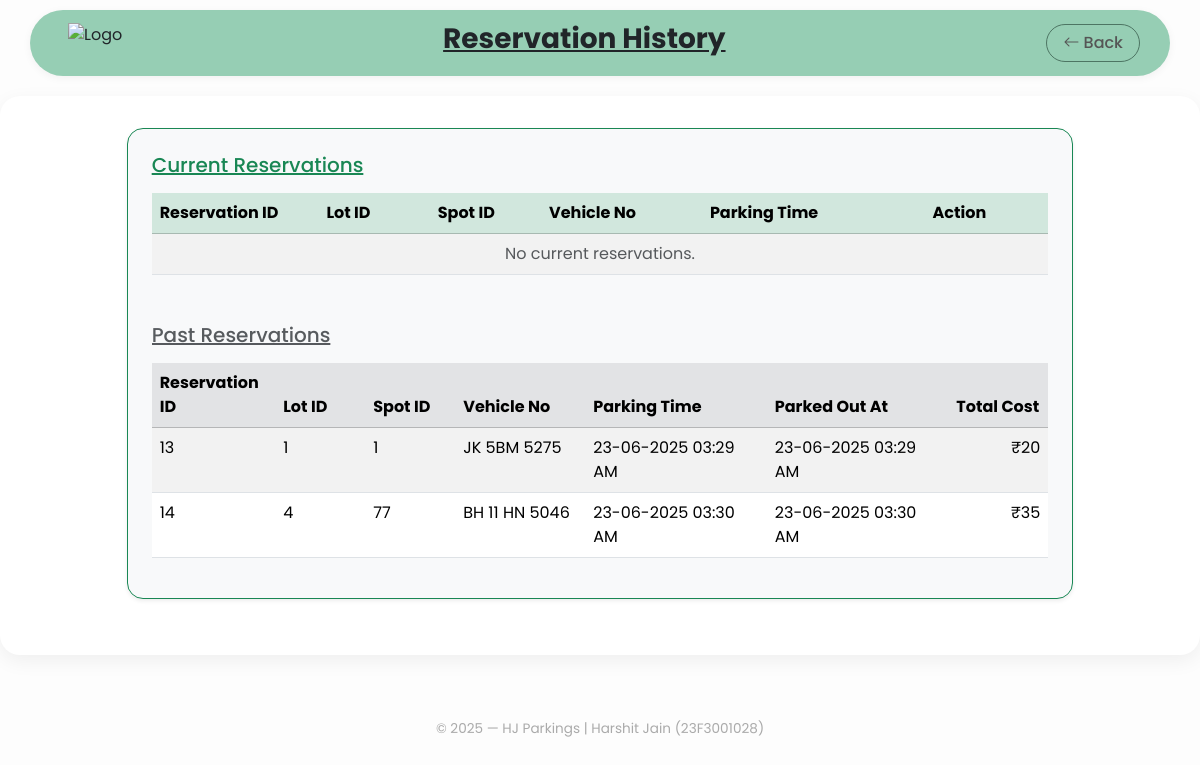
Page /reservation (signed in) on the earlier database version.
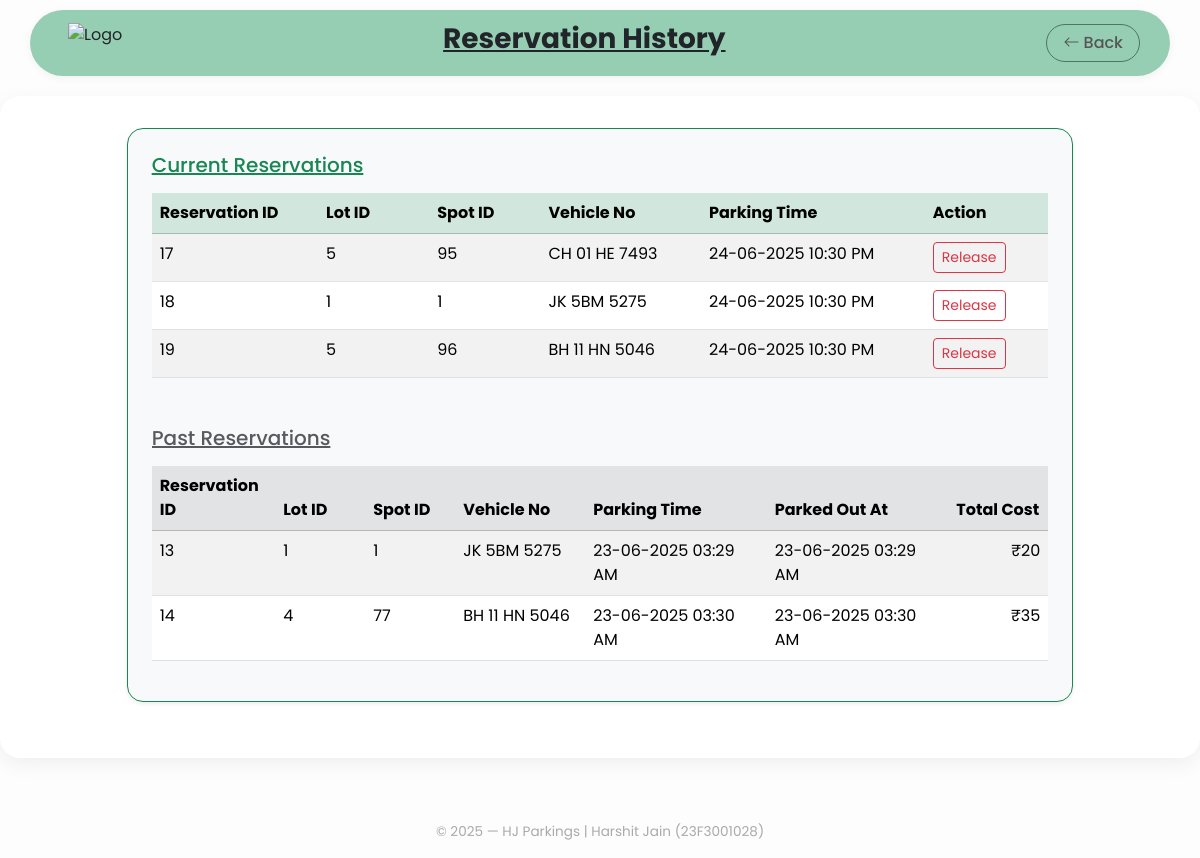
Same page on the later database version.
### app/models/reservation.py (models this page shows)
class reservation(db.Model):
    __tablename__ = 'reservation'
    reservation_id = db.Column(db.Integer, primary_key=True, autoincrement=True)
    spot_id = db.Column(db.Integer, db.ForeignKey('parking_spot.spot_id', ondelete='RESTRICT', onupdate='CASCADE'), nullable=False)
    lot_id = db.Column(db.Integer, db.ForeignKey('parking_lot.lot_id', ondelete='RESTRICT', onupdate='CASCADE'), nullable=False)
    user_email = db.Column(db.String(100), db.ForeignKey('client.email', ondelete='RESTRICT', onupdate='CASCADE'), nullable=False)
    parking_time = db.Column(db.DateTime, nullable=False)
    leaving_time = db.Column(db.DateTime)
    vehicle_no = db.Column(db.String(20), nullable=False)
    total_cost = db.Column(db.Integer)
    status = db.Column(db.String(20), default='active')  # values: 'active', 'deleted'
    lot = db.relationship('parking_lot', backref='reservations')
    spot = db.relationship('parking_spot', backref='reservations')
    client = db.relationship('client', backref='reservations')

### app/routes/client.py (the view)
@client_bp.route('/reservation')
@user_authentication
def reservations():
    user_email = session.get('user')
    new_reservations = reservation.query.filter_by(status='active', user_email=user_email).all()
    old_reservations = reservation.query.filter_by(status='deleted', user_email=user_email).all()
    return render_template('client/reservations.html', new=new_reservations, old=old_reservations)

### app/routes/client.py (called while the page is built)
def user_authentication(f):
    @wraps(f)
    def decorated_function(*args, **kwargs):
        if 'user' not in session:
            return redirect(url_for('auth.login'))
        return f(*args, **kwargs)
    return decorated_function

### app/templates/client/reservations.html (shortened to what this page needs)
{% extends "client/base.html" %}
{% block back %} {{ url_for('client.dashboard') }}{%endblock%}
{% block heading %} Reservation History {% endblock %}
{% block content %}
<div class="container col-lg-10 mb-4 border border-success rounded-4 shadow-sm p-4 bg-light">
    <h5 class="mb-3 text-success"><u>Current Reservations</u></h5>
    <div class="table-responsive">
    <table class="table table-striped table-hover w-100">
        <thead class="table-success">
            <tr>
            <th style="min-width: 120px;">Reservation ID</th>
            <th style="min-width: 90px;">Lot ID</th>
            <th style="min-width: 90px;">Spot ID</th>
            <th style="min-width: 130px;">Vehicle No</th>
            <th style="min-width: 180px;">Parking Time</th>
            <th style="min-width: 100px;">Action</th>
            </tr>
        </thead>
        <tbody>
            {% for res in new %}
            <tr>
                <td>{{ res.reservation_id }}</td>
                <td>{{ res.lot_id }}</td>
                <td>{{ res.spot_id }}</td>
                <td>{{ res.vehicle_no }}</td>
                <td>{{ res.parking_time.strftime('%d-%m-%Y %I:%M %p') }}</td>
                <td>
                    <a href="{{ url_for('client.release', reservation_id=res.reservation_id) }}" class="btn btn-outline-danger btn-sm">Release</a>
                </td>
            </tr>
            {% else %}
            <tr>
                <td colspan="6" class="text-center text-muted">No current reservations.</td>
            </tr>
            {% endfor %}
        </tbody>
    </table>
    <h5 class="mt-5 mb-3 text-muted"><u>Past Reservations</u></h5>
    <table class="table table-striped table-hover">
        <thead class="table-secondary">
            <tr>
            <th style="min-width: 120px;">Reservation ID</th>
            <th style="min-width: 90px;">Lot ID</th>
            <th style="min-width: 90px;">Spot ID</th>
            <th style="min-width: 130px;">Vehicle No</th>
            <th style="min-width: 180px;">Parking Time</th>
            <th style="min-width: 180px;">Parked Out At</th>
            <th style="min-width: 100px;">Total Cost</th>
            </tr>
        </thead>
        <tbody>
            {% for res in old %}
            <tr>
                <td>{{ res.reservation_id }}</td>
                <td>{{ res.lot_id }}</td>
                <td>{{ res.spot_id }}</td>
                <td>{{ res.vehicle_no }}</td>
                <td>{{ res.parking_time.strftime('%d-%m-%Y %I:%M %p') }}</td>
                <td>{{ res.leaving_time.strftime('%d-%m-%Y %I:%M %p') }}</td>
                <td class="text-end">&#8377;{{ res.total_cost }}</td>
            </tr>
            {% else %}
            <tr>
                <td colspan="7" class="text-center text-muted">No past reservations found.</td>
            </tr>
            {% endfor %}
        </tbody>
    </table>
    </div>
</div>
{% endblock %}

### app/templates/client/base.html (shortened to what this page needs)
<!DOCTYPE html>
<html lang="en">
<head>
    <link href="https://cdn.jsdelivr.net/npm/bootstrap@5.3.6/dist/css/bootstrap.min.css" rel="stylesheet">
    <link href="https://cdn.jsdelivr.net/npm/bootstrap-icons@1.10.5/font/bootstrap-icons.css" rel="stylesheet">
</head>
<body>
    <div class="client-nav">
        <img src="{{ url_for('static', filename='images/logo.png') }}" alt="Logo" class="client-logo ms-2">
        <h3><b><u>{% block heading %}Page Title{% endblock %}</u></b></h3>
        <a href="{% block back %} url_for('client.dashboard') {%endblock%}" class="back-button">
            <i class="bi bi-arrow-left"></i> Back
        </a>
    </div>
    <div class="section-box">
{% block content %}{% endblock %}
    </div>
    <footer>
        &copy; 2025 — HJ Parkings | Harshit Jain (23F3001028)
    </footer>
</body>
</html>

### app/templates/client/base.html (style rules this page uses)
body { font-family: 'Poppins', sans-serif; background-color: #fdfdfd; }
.client-nav { background-color: #96ceb4; border-radius: 50px; padding: 12px 30px; margin: 10px auto 20px auto; width: 95%; box-shadow: 0 2px 8px rgba(0,0,0,0.05); display: flex; justify-content: space-between; align-items: center; }
.client-logo { height: 40px; }
.back-button { color: #555; font-weight: 500; text-decoration: none; padding: 6px 16px; border: 1px solid #4d7563; border-radius: 30px; transition: 0.2s ease-in-out; }
.section-box { background-color: #ffffff; border-radius: 20px; padding: 2rem; max-width: 1200px; margin: 0 auto; box-shadow: 0 6px 20px rgba(0, 0, 0, 0.06); }
footer { text-align: center; font-size: 0.85rem; color: #aaa; padding: 1rem; margin-top: 3rem; }

Differences in the rows shown:
added reservation: reservation_id "17", lot_id "5", spot_id "95", vehicle_no "CH 01 HE 7493", parking_time "24-06-2025 10:30 PM", shown under "Current Reservations"
added reservation: reservation_id "18", lot_id "1", spot_id "1", vehicle_no "JK 5BM 5275", parking_time "24-06-2025 10:30 PM", shown under "Current Reservations"
added reservation: reservation_id "19", lot_id "5", spot_id "96", vehicle_no "BH 11 HN 5046", parking_time "24-06-2025 10:30 PM", shown under "Current Reservations"
Other differences:
text no longer shown: "No current reservations."
